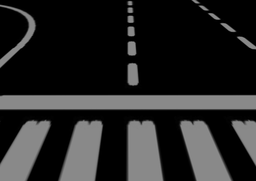
#> input picture ipm/scripts/images/image2.png, 256 x 181 px, shrunk from 680 x 480 before the run
$ python ipm3.py
#> lines starting #> are read from the running program, lines starting #| are printed output that depends on the picture; long printed decimals are rounded
#!/usr/bin/env python3

import numpy as np
import cv2
import math
from sklearn import preprocessing
import datetime

class IPM():
    def __init__(self, config_intrinsic, config_extrinsic):
        self.fov_x = config_intrinsic['fov_x']
        self.fov_y = config_intrinsic['fov_y']
        self.dim = config_intrinsic['img_dim']

        self.cam_height = config_extrinsic['camera_height']
        self.yaw = config_extrinsic['yaw']

        self.calculate_intrinsic_matrix()
        self.calculate_extrinsic_matrix()
        self.calculate_global_matrix()

    def calculate_intrinsic_matrix(self):
        intrinsic_matrix = np.zeros([3,3])
        focal_length_x = (self.dim[0]/2) / (math.tan(self.fov_x/2)) # in pixels
        focal_length_y = (self.dim[1]/2) / (math.tan(self.fov_y/2)) # in pixels
        x0 = self.dim[0]/2
        y0 = self.dim[1]/2

        # [7 lines of commented-out code are left out]
        intrinsic_matrix[0,0] = 563.62
        intrinsic_matrix[1,1] = 563.62
        intrinsic_matrix[2,2] = 1
        intrinsic_matrix[0,2] = 340.5
        intrinsic_matrix[1,2] = 240.5

        self.K = intrinsic_matrix


    def calculate_extrinsic_matrix(self):
        cRr = np.zeros([3,3])
        cTr = np.zeros([3,1])

        # [5 lines of commented-out code are left out]

        cRr[0,0] = math.cos(self.yaw)
        cRr[0,2] = math.sin(self.yaw)
        cRr[1,1] = 1
        cRr[2,0] = -math.sin(self.yaw)
        cRr[2,2] = math.cos(self.yaw)


        cTr[2] = self.cam_height

        self.P = np.matmul(self.K,cRr)
        self.t = np.matmul(self.K,cTr)

    def calculate_global_matrix(self):
        global_matrix = np.zeros([4,4])
        global_matrix[0:3,0:3] = self.P
        global_matrix[0:2,3] = None
        global_matrix[2,3] = -1
        global_matrix[3,2] = 1

        self.A = global_matrix
        self.vector = np.zeros([4,1])
        self.vector[0:3,0] = -self.t[0:3,0]


    def calculate_new_points_list(self, img_in):

        new_points_list = []

        for x in range(0,self.dim[0]):
            for y in range(0,self.dim[1]):
                self.A[0,3] = -x
                self.A[1,3] = -y

                (X,Y,_,__) = np.matmul(np.linalg.inv(self.A),self.vector)

                new_points_list.append(new_point(X,Y,img_in[x,y]))

        self.points_list = new_points_list

        return self.calculate_output_image()

    def calculate_output_image(self):

        x_array = []
        y_array = []
        v_array = []

        for i in range(0,len(self.points_list)):
            x_array.append(self.points_list[i].x)
            y_array.append(self.points_list[i].y)
            v_array.append(self.points_list[i].value)

        x_array = np.array(x_array)
        y_array = np.array(y_array)
        v_array = np.array(v_array).astype(np.uint8)

        print('X minimum : ' + str(x_array.min()))
        print('X maximum : ' + str(x_array.max()))
        print('Y minimum : ' + str(y_array.min()))
        print('Y maximum : ' + str(y_array.max()))

        minmax_scale_x = preprocessing.MinMaxScaler(feature_range=(0, self.dim[0]-1))
        minmax_scale_y = preprocessing.MinMaxScaler(feature_range=(0, self.dim[1]-1))

        x_array_scaled = minmax_scale_x.fit_transform(x_array).astype((int))
        y_array_scaled = minmax_scale_y.fit_transform(y_array).astype((int))

        print('X minimum : ' + str(x_array_scaled.min()))
        print('X maximum : ' + str(x_array_scaled.max()))
        print('Y minimum : ' + str(y_array_scaled.min()))
        print('Y maximum : ' + str(y_array_scaled.max()))

        output_image = np.zeros([self.dim[0],self.dim[1]])

        for i in range(0, len(x_array_scaled)):
            output_image[x_array_scaled[i],y_array_scaled[i]] = v_array[i]

        return output_image


class new_point():
    def __init__(self,x,y,value):
        self.x = x
        self.y = y
        self.value = value


def main():


    path = 'images/image2.png'
    img = cv2.imread(path,2) #gray image
#> img is the input picture: shape (181, 256); min 0, max 147, mean 38


    dim = (img.shape[0], img.shape[1])
#> dim = (181, 256)

    config_intrinsic = {'fov_x' : 1.09,
                        'fov_y' : 1.09,
                        'img_dim' : dim}

    config_extrinsic = {'camera_height' : 0.547,
                        'yaw' : 0.6 }

    ipm = IPM(config_intrinsic,config_extrinsic)

    output_image = ipm.calculate_new_points_list(img)
#> the loop in calculate_new_points_list, `for x in range(0,self.dim[0]):` made 181 passes
#| X minimum : -0.6825
#| X maximum : -0.2344
#| Y minimum : -0.3978
#| Y maximum : 0.02399
#| X minimum : 0
#| X maximum : 180
#| Y minimum : 0
#| Y maximum : 255
#> after the loop in calculate_output_image, `for i in range(0, len(x_array_scaled)):`:
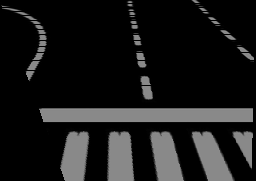
#> output_image: shape (181, 256) float64; min 0, max 147, mean 26.6


    cv2.imshow('initial_image', img)
    cv2.imshow('final_image', output_image.astype(np.uint8))
    print(output_image.dtype)
#| float64
    print(img.dtype)
#| uint8
    cv2.waitKey(0)


if __name__ == "__main__":
    main()

$ run again, with ipm/scripts/images/image1.png copied over ipm/scripts/images/image2.png
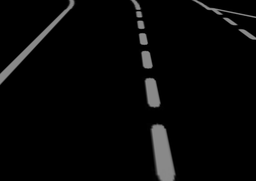
#> input picture ipm/scripts/images/image1.png, 256 x 181 px, shrunk from 680 x 480 before the run
#> in main, img is the input picture: shape (181, 256); min 0, max 147, mean 7.2
#> the loop in calculate_new_points_list, `for x in range(0,self.dim[0]):` made 181 passes
#| X minimum : -0.6825
#| X maximum : -0.2344
#| Y minimum : -0.3978
#| Y maximum : 0.02399
#| X minimum : 0
#| X maximum : 180
#| Y minimum : 0
#| Y maximum : 255
#> after the loop in calculate_output_image, `for i in range(0, len(x_array_scaled)):`:
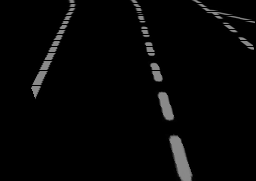
#> output_image: shape (181, 256) float64; min 0, max 147, mean 5.7
#| float64
#| uint8

$ run again, with ipm/scripts/images/saved_image.jpg saved as ipm/scripts/images/image2.png
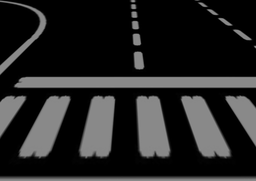
#> input picture ipm/scripts/images/saved_image.jpg, 256 x 181 px, shrunk from 680 x 480 before the run
#> in main, img is the input picture: shape (181, 256); min 0, max 147, mean 36.8
#> the loop in calculate_new_points_list, `for x in range(0,self.dim[0]):` made 181 passes
#| X minimum : -0.6825
#| X maximum : -0.2344
#| Y minimum : -0.3978
#| Y maximum : 0.02399
#| X minimum : 0
#| X maximum : 180
#| Y minimum : 0
#| Y maximum : 255
#> after the loop in calculate_output_image, `for i in range(0, len(x_array_scaled)):`:
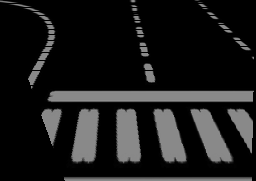
#> output_image: shape (181, 256) float64; min 0, max 147, mean 27.5
#| float64
#| uint8
